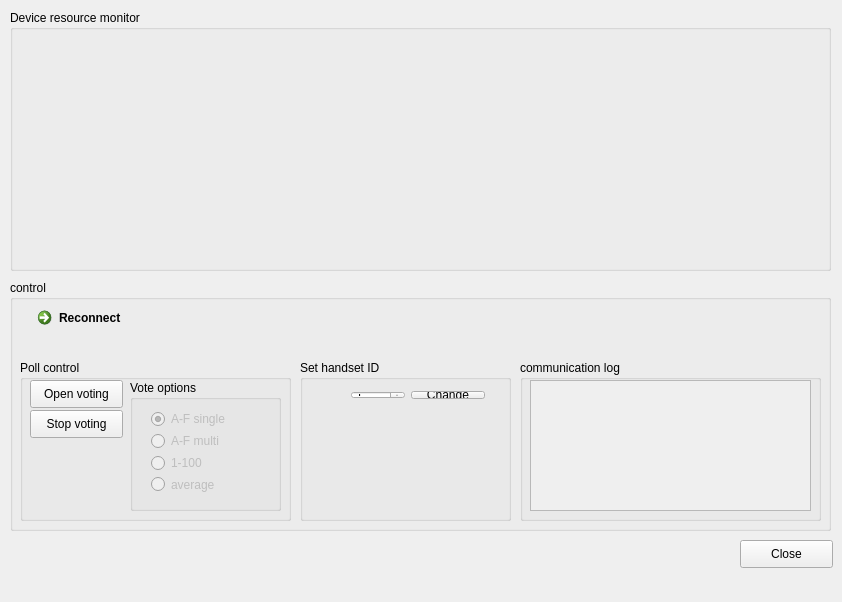
<?xml version="1.0" encoding="UTF-8"?>
<ui version="4.0">
 <class>home</class>
 <widget class="QMainWindow" name="home">
  <property name="geometry">
   <rect>
    <x>0</x>
    <y>0</y>
    <width>842</width>
    <height>602</height>
   </rect>
  </property>
  <property name="windowTitle">
   <string>home</string>
  </property>
  <property name="styleSheet">
   <string notr="true"/>
  </property>
  <widget class="QWidget" name="centralWidget">
   <widget class="QGroupBox" name="groupBox">
    <property name="geometry">
     <rect>
      <x>10</x>
      <y>280</y>
      <width>821</width>
      <height>251</height>
     </rect>
    </property>
    <property name="title">
     <string>control</string>
    </property>
    <widget class="QGroupBox" name="groupBox_3">
     <property name="geometry">
      <rect>
       <x>290</x>
       <y>80</y>
       <width>211</width>
       <height>161</height>
      </rect>
     </property>
     <property name="title">
      <string>Set handset ID</string>
     </property>
     <widget class="QWidget" name="layoutWidget">
      <property name="geometry">
       <rect>
        <x>40</x>
        <y>20</y>
        <width>156</width>
        <height>30</height>
       </rect>
      </property>
      <layout class="QHBoxLayout" name="horizontalLayout">
       <item>
        <widget class="QSpinBox" name="spinBox">
         <property name="minimum">
          <number>1</number>
         </property>
         <property name="maximum">
          <number>2000</number>
         </property>
        </widget>
       </item>
       <item>
        <widget class="QPushButton" name="pushButton_3">
         <property name="text">
          <string>Change</string>
         </property>
        </widget>
       </item>
      </layout>
     </widget>
    </widget>
    <widget class="QGroupBox" name="groupBox_4">
     <property name="geometry">
      <rect>
       <x>10</x>
       <y>80</y>
       <width>271</width>
       <height>161</height>
      </rect>
     </property>
     <property name="title">
      <string>Poll control</string>
     </property>
     <widget class="QPushButton" name="pushButton_2">
      <property name="geometry">
       <rect>
        <x>10</x>
        <y>50</y>
        <width>93</width>
        <height>28</height>
       </rect>
      </property>
      <property name="text">
       <string>Stop voting</string>
      </property>
     </widget>
     <widget class="QPushButton" name="pushButton">
      <property name="geometry">
       <rect>
        <x>10</x>
        <y>20</y>
        <width>93</width>
        <height>28</height>
       </rect>
      </property>
      <property name="text">
       <string>Open voting</string>
      </property>
     </widget>
     <widget class="QGroupBox" name="groupBox_6">
      <property name="geometry">
       <rect>
        <x>110</x>
        <y>20</y>
        <width>151</width>
        <height>131</height>
       </rect>
      </property>
      <property name="title">
       <string>Vote options</string>
      </property>
      <widget class="QWidget" name="layoutWidget">
       <property name="geometry">
        <rect>
         <x>10</x>
         <y>20</y>
         <width>131</width>
         <height>103</height>
        </rect>
       </property>
       <layout class="QVBoxLayout" name="verticalLayout">
        <item>
         <widget class="QRadioButton" name="afsingle">
          <property name="enabled">
           <bool>false</bool>
          </property>
          <property name="text">
           <string>A-F single</string>
          </property>
          <property name="checked">
           <bool>true</bool>
          </property>
         </widget>
        </item>
        <item>
         <widget class="QRadioButton" name="afmulti">
          <property name="enabled">
           <bool>false</bool>
          </property>
          <property name="text">
           <string>A-F multi</string>
          </property>
         </widget>
        </item>
        <item>
         <widget class="QRadioButton" name="oneto100">
          <property name="enabled">
           <bool>false</bool>
          </property>
          <property name="text">
           <string>1-100</string>
          </property>
         </widget>
        </item>
        <item>
         <widget class="QRadioButton" name="oneto100Avg">
          <property name="enabled">
           <bool>false</bool>
          </property>
          <property name="text">
           <string>average</string>
          </property>
         </widget>
        </item>
       </layout>
      </widget>
     </widget>
    </widget>
    <widget class="QGroupBox" name="groupBox_5">
     <property name="geometry">
      <rect>
       <x>510</x>
       <y>80</y>
       <width>301</width>
       <height>161</height>
      </rect>
     </property>
     <property name="title">
      <string>communication log</string>
     </property>
     <widget class="QTextEdit" name="communicationLog">
      <property name="enabled">
       <bool>false</bool>
      </property>
      <property name="geometry">
       <rect>
        <x>10</x>
        <y>20</y>
        <width>281</width>
        <height>131</height>
       </rect>
      </property>
     </widget>
    </widget>
    <widget class="QCommandLinkButton" name="commandLinkButton">
     <property name="geometry">
      <rect>
       <x>20</x>
       <y>20</y>
       <width>190</width>
       <height>41</height>
      </rect>
     </property>
     <property name="text">
      <string>Reconnect</string>
     </property>
    </widget>
    <widget class="QLabel" name="countDown">
     <property name="geometry">
      <rect>
       <x>230</x>
       <y>20</y>
       <width>571</width>
       <height>51</height>
      </rect>
     </property>
     <property name="font">
      <font>
       <pointsize>14</pointsize>
      </font>
     </property>
     <property name="styleSheet">
      <string notr="true"/>
     </property>
     <property name="text">
      <string/>
     </property>
     <property name="alignment">
      <set>Qt::AlignCenter</set>
     </property>
    </widget>
   </widget>
   <widget class="QGroupBox" name="resourceMonitor">
    <property name="geometry">
     <rect>
      <x>10</x>
      <y>10</y>
      <width>821</width>
      <height>261</height>
     </rect>
    </property>
    <property name="title">
     <string>Device resource monitor</string>
    </property>
    <widget class="QLabel" name="graph">
     <property name="geometry">
      <rect>
       <x>10</x>
       <y>20</y>
       <width>801</width>
       <height>231</height>
      </rect>
     </property>
     <property name="text">
      <string/>
     </property>
    </widget>
   </widget>
   <widget class="QLabel" name="connectionStatus">
    <property name="geometry">
     <rect>
      <x>10</x>
      <y>530</y>
      <width>791</width>
      <height>16</height>
     </rect>
    </property>
    <property name="text">
     <string/>
    </property>
   </widget>
   <widget class="QPushButton" name="closeBtn">
    <property name="geometry">
     <rect>
      <x>740</x>
      <y>540</y>
      <width>93</width>
      <height>28</height>
     </rect>
    </property>
    <property name="text">
     <string>Close</string>
    </property>
   </widget>
  </widget>
 </widget>
 <layoutdefault spacing="6" margin="11"/>
 <resources/>
 <connections/>
</ui>
